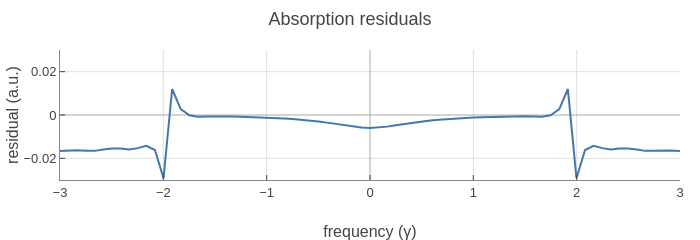

Notebook source saved alongside this figure:
### Code cell
fig = go.Figure(
    layout=go.Layout(
        title="Absorption residuals",
        xaxis=dict(title="frequency (γ)", range=[-3.0, 3.0]),
        yaxis=dict(title="residual (a.u.)", range=[-3e-2, 3e-2]),
        width=700,
        height=200,
        template="maxwellbloch",
    )
)
fig.add_trace(go.Scatter(
    x=freq_list,
    y=spectral.absorption(mbs, 0, -1) - absorption_linear_known,
    mode="lines",
    name="absorption",
))
fig.show()

### Figure 1 — Plotly figure (JSON) as saved in the notebook; plotly's stock layout.template omitted (floating-point values rounded to 4 significant figures; data arrays with more than 128 entries replaced by an {"elided": "..."} marker saying what was removed)
{"data": [{"mode": "lines", "name": "absorption", "type": "scatter", "x": {"elided": "1001 float values"}, "y": {"elided": "1001 float values"}}], "layout": {"height": 200, "title": {"text": "Absorption residuals"}, "width": 700, "xaxis": {"range": [-3, 3], "title": {"text": "frequency (γ)"}}, "yaxis": {"range": [-0.03, 0.03], "title": {"text": "residual (a.u.)"}}}}
